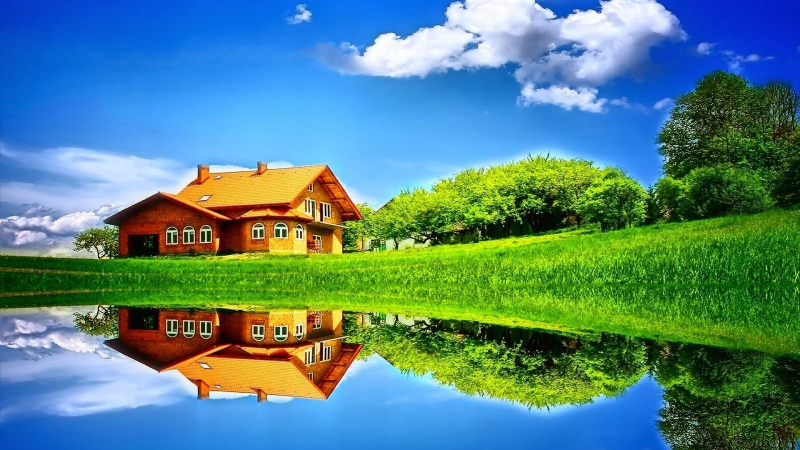
#> input picture image.jpg, 1600 x 900 px (shown at 1/2 size)
$ jupyter execute --allow-errors DA1.ipynb
#> lines starting #> are read from the running program, lines starting #| are printed output that depends on the picture; after the words box and inside, x2 and y2 are one past the last pixel; in counts of white or black regions, pixels touching at a corner belong together; long printed decimals are rounded
[cell 1]
import cv2
import matplotlib.pyplot as plt

[cell 2]
img = cv2.imread("image.jpg")
#> img is the input picture: shape (900, 1600, 3); mean B, G, R 131.9, 133.4, 85.5

[cell 3]
#original image
plt.imshow(img)

[cell 4]
# negative image

[cell 5]
L = img.max()
#> L = 255
print(L)
#| 255

[cell 6]
image_negative = L - img
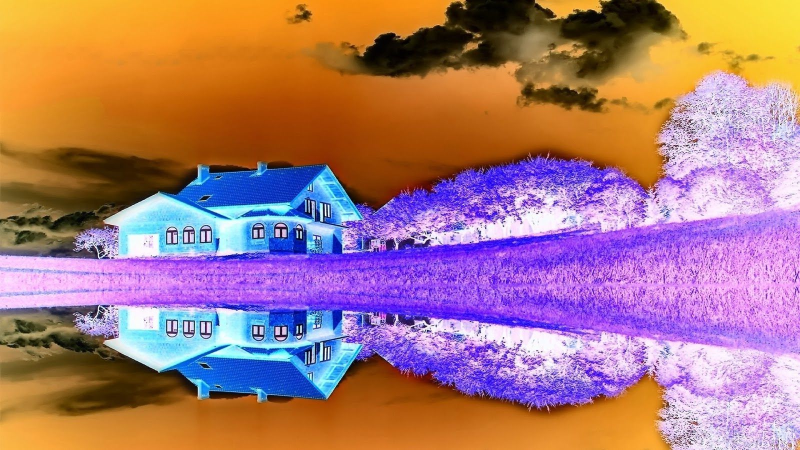
#> image_negative: shape (900, 1600, 3) (shown at 1/2 size); mean B, G, R 123.1, 121.6, 169.5

[cell 7]
plt.imshow(image_negative)

[cell 8]
#log transformation

[cell 9]
import numpy as np

[cell 10]
c = 255/np.log(1+np.max(img))
#> c = 45.99
log_image = c*(np.log(img+1))
#> log_image: shape (900, 1600, 3) float16; 1.43% of the values are NaN or infinite; the others: min 0, max 255, mean 193.5

[cell 11]
#converting float to integer
log_image = np.array(log_image,dtype=np.uint8)

[cell 12]
plt.imshow(log_image)

[cell 13]
# threshold
# here we take lower bound = 100 and upper bound= 150 as thresold

[cell 14]
m,n,c = img.shape
#> m = 900; n = 1600; c = 3
print(img[3,4])
#| [190  53   4]

[cell 15]
b,g,r = cv2.split(img)

[cell 16]
l=100
u = 150

[cell 17]
# applying threshold on blue plane
for i in range(m):

    for j in range(n):

        if l < b[i,j] < u:
            b[i,j] = 255
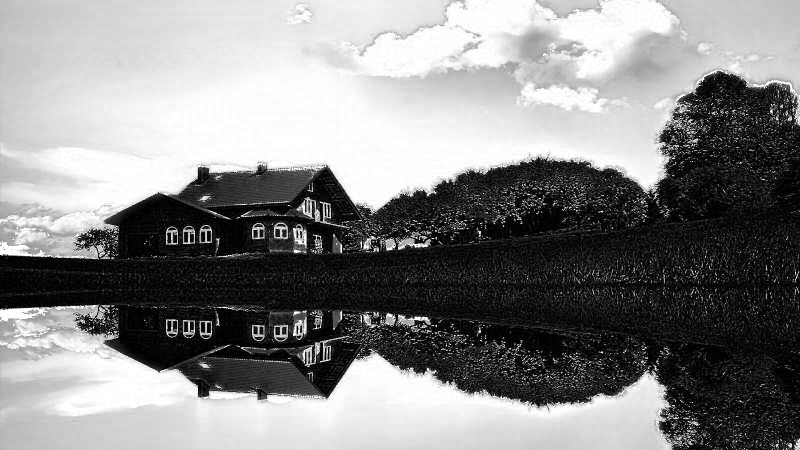
#> b: shape (900, 1600) (shown at 1/2 size); min 0, max 255, mean 134.5

[cell 18]
# applying threshold on greena nd red plane
for i in range(m):

    for j in range(n):

        if l < g[i,j] < u:
            g[i,j] = 255
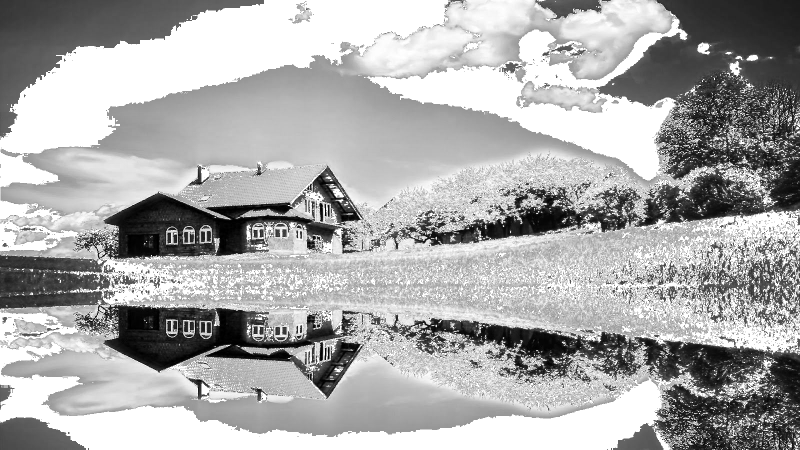
#> g: shape (900, 1600) (shown at 1/2 size); min 0, max 255, mean 170.3

for i in range(m):

    for j in range(n):

        if l < r[i,j] < u:
            r[i,j] = 255
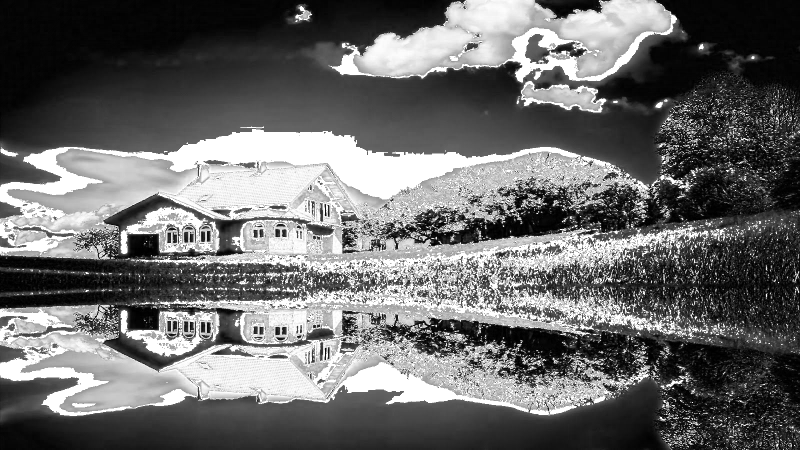
#> r: shape (900, 1600) (shown at 1/2 size); min 0, max 255, mean 106.4

[cell 19]
threshold_image = b+g+r
plt.imshow(threshold_image)

[cell 20]
# bit slicing image

[cell 21]
# convert the image into gray scale image
gray_image = cv2.cvtColor(img, cv2.COLOR_BGR2GRAY)
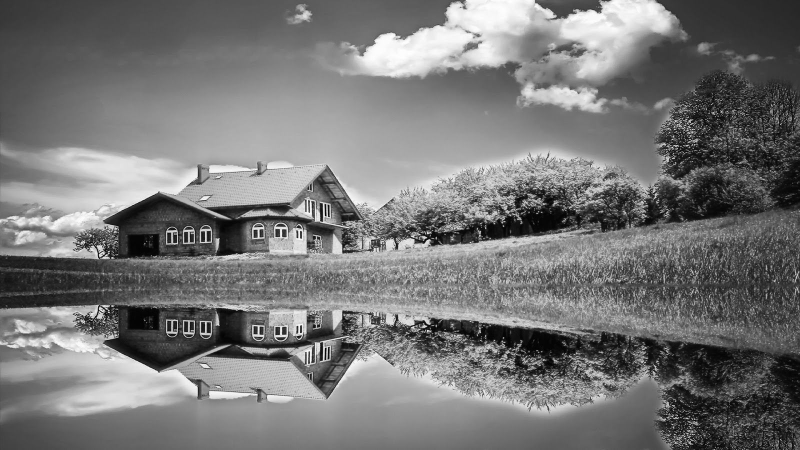
#> gray_image: shape (900, 1600) (shown at 1/2 size); min 0, max 255, mean 118.9
# use bit manipulation for all the 8 bits which represent the color of gray scalw image to binary image
bit_slicing_image = [255 * ((gray_image& (1<<i)) >>i) for i in range(8)]
#> bit_slicing_image = 8 items

[cell 22]
#plot the binary image
for i in range(8):
    plt.imshow(bit_slicing_image[i],cmap='gray')
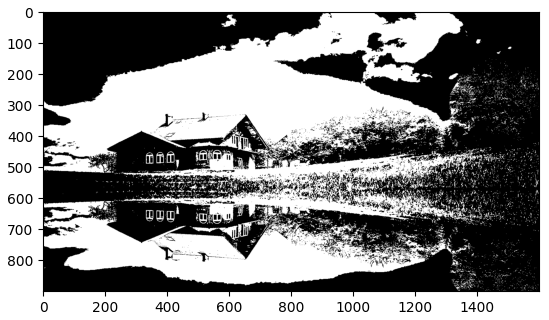
#> figure drawn by matplotlib, 1 panel

[cell 23]
#neighbourhood operations
# here neighbour size is 2 (n=2)
mx = gray_image[5:7,5:7].max()
#> mx = 55
gray_image[5:7,5:7] = mx - gray_image[5:7,5:7]
#> gray_image: shape (900, 1600); under 0.01% of pixels changed, all inside (x1, y1, x2, y2) = (5, 5, 7, 7)

[cell 24]
neighbour_image_max = gray_image
for i in range(m-2,2):
    for j in range(n-2,2):
        mx = neighbour_image_max[i:2,j:2].max()
        neighbour_image_max[i:2,j:2] = mx - neighbour_image_max[i:2,j:2]

[cell 25]
plt.imshow(neighbour_image_max,cmap='gray')

[cell 26]
neighbour_image_med = gray_image
for i in range(m-2,2):
    for j in range(n-2,2):
        med = np.median(neighbour_image_med[i:2,j:2])
        neighbour_image_med[i:2,j:2] = med - neighbour_image_med[i:2,j:2]

[cell 27]
plt.imshow(neighbour_image_med,cmap='gray')

[cell 28]
img1 = cv2.imread('img1.jpg')
img2 = cv2.imread('img2.jpg')
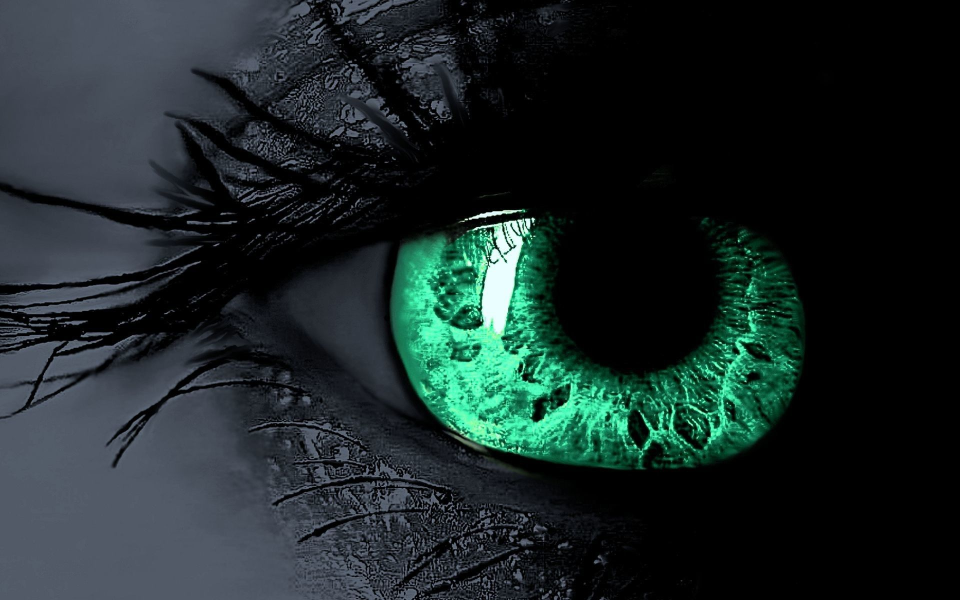
#> input picture img2.jpg, 1920 x 1200 px (shown at 1/2 size)
#> img2 is the input picture: shape (1200, 1920, 3); mean B, G, R 40.1, 40.2, 27.4

#> (a cell that did not finish here is left out)

#> (a cell that did not finish here is left out)

plt.imshow(add_img)

#> (a cell that did not finish here is left out)

#> (a cell that did not finish here is left out)

#> (a cell that did not finish here is left out)

[cell 34]
#geometrical operations
#zooming
zoom = cv2.resize(img, (500, 500),interpolation = cv2.INTER_NEAREST)
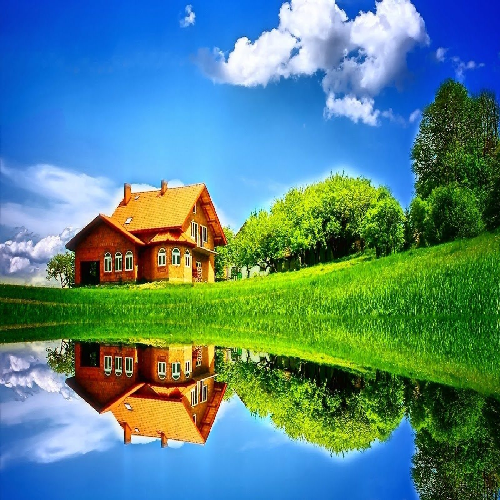
#> zoom: shape (500, 500, 3); mean B, G, R 132, 133.4, 85.5
plt.imshow(zoom)

[cell 35]
#image translation
half_height, half_width = n / 4, m / 8
#> half_height = 400; half_width = 112.5

T = np.float32([[1, 0, half_width], [0, 1,half_height]])
#> T = [[1, 0, 112.5], [0, 1, 400]]
img_translation = cv2.warpAffine(img, T, (m, n))
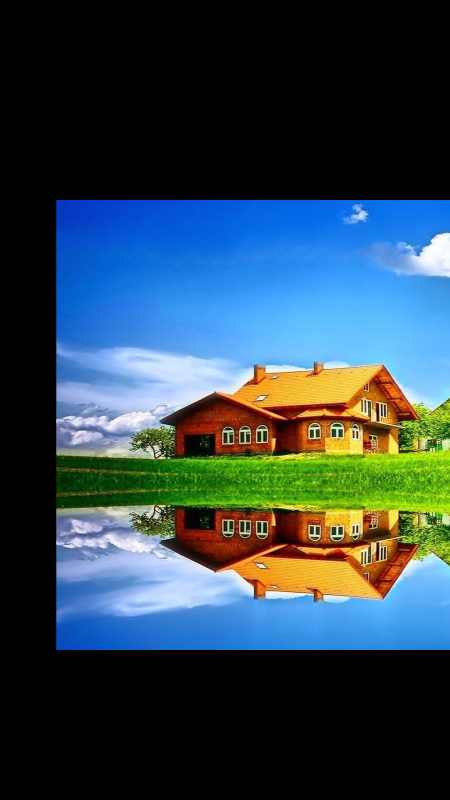
#> img_translation: shape (1600, 900, 3) (shown at 1/2 size); mean B, G, R 78.3, 68.1, 47.3
plt.imshow(img_translation)

[cell 36]
med = np.median(gray_image)
#> med = 118
med_img = med + gray_image
plt.imshow(med_img)

[cell 37]
std = np.std(gray_image)
#> std = 57.74
std_img = std-gray_image
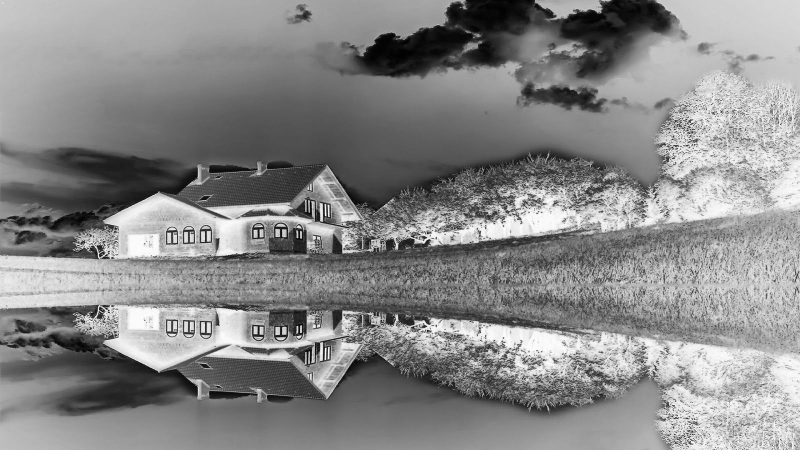
#> std_img: shape (900, 1600) float64 (shown at 1/2 size); min -197.3, max 57.74, mean -61.2; drawn with min black and max white
plt.imshow(std_img)

[cell 38]
print(std)
#| 57.737
print(gray_image[0])
#> (printed output is left out)

[cell 39]
dim = (n,m)
#> dim = (1600, 900)
resized = cv2.resize(img, dim, interpolation = cv2.INTER_MAX)
plt.imshow(resized)

[cell 40]
plt.imshow(img)

[cell 41]
m,n,c = img.shape
img.max(),img.min()
#> Out = (255, 0)

[cell 42]
# A = pixel at (10,10)
# b = pixel at (20,20)
# v = 10 to 100

[cell 43]
from collections import defaultdict
# converts from image matrix to m-adjacency list
def convert(a):
    adjList = defaultdict(list)
    for i in range(len(a)):
        for j in range(len(a[i])):
                       if a[i][j]== 1:
                           adjList[i].append(j)
    return adjList

[cell 44]
image = cv2.imread("image.jpg")
gray_image = cv2.cvtColor(image, cv2.COLOR_BGR2GRAY)

[cell 45]
l = convert(gray_image)
#> l = 116 items

[cell 46]
l[255]

[cell 47]
l[192]
#> Out = [1424]
